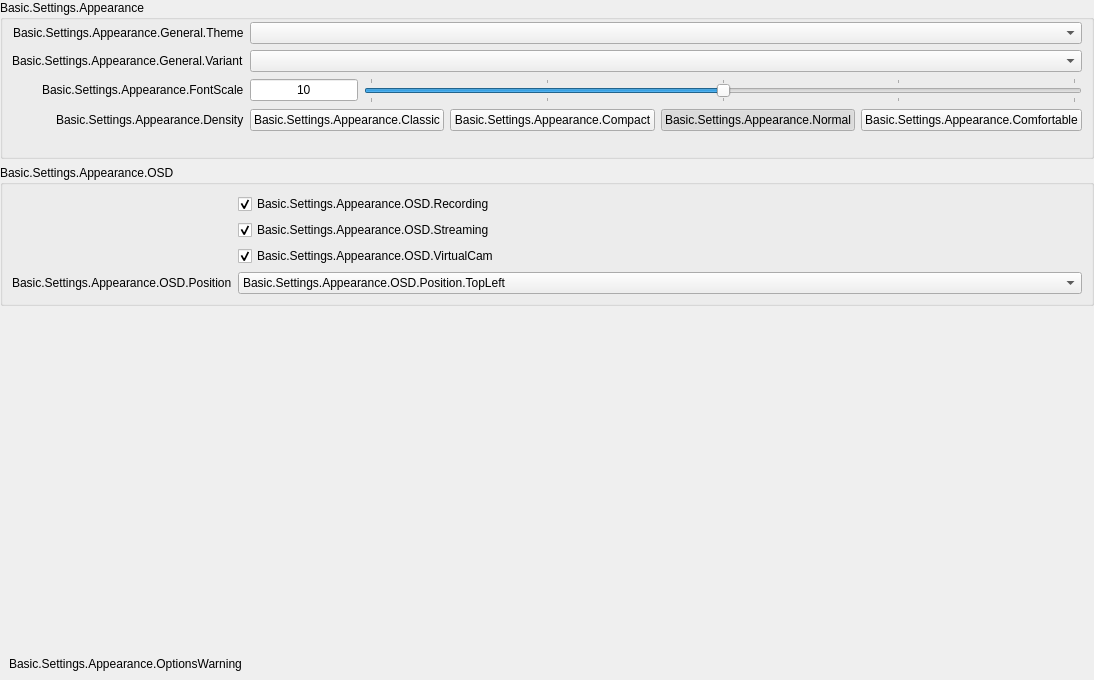
           <widget class="QWidget" name="appearancePageContents">
            <property name="geometry">
             <rect>
              <x>0</x>
              <y>0</y>
              <width>772</width>
              <height>680</height>
             </rect>
            </property>
            <layout class="QVBoxLayout" name="verticalLayout_1337">
             <property name="leftMargin">
              <number>0</number>
             </property>
             <property name="topMargin">
              <number>0</number>
             </property>
             <property name="rightMargin">
              <number>0</number>
             </property>
             <property name="bottomMargin">
              <number>0</number>
             </property>
             <item>
              <widget class="QFrame" name="appearanceFrame">
               <layout class="QVBoxLayout" name="verticalLayout_30">
                <property name="leftMargin">
                 <number>0</number>
                </property>
                <property name="topMargin">
                 <number>0</number>
                </property>
                <property name="rightMargin">
                 <number>0</number>
                </property>
                <property name="bottomMargin">
                 <number>0</number>
                </property>
                <item>
                 <widget class="QGroupBox" name="appearanceGeneral">
                  <property name="title">
                   <string>Basic.Settings.Appearance</string>
                  </property>
                  <property name="checkable">
                   <bool>false</bool>
                  </property>
                  <layout class="QFormLayout" name="formLayout_37">
                   <property name="fieldGrowthPolicy">
                    <enum>QFormLayout::AllNonFixedFieldsGrow</enum>
                   </property>
                   <property name="labelAlignment">
                    <set>Qt::AlignRight|Qt::AlignTrailing|Qt::AlignVCenter</set>
                   </property>
                   <property name="topMargin">
                    <number>2</number>
                   </property>
                   <item row="0" column="0">
                    <widget class="QLabel" name="label_45">
                     <property name="text">
                      <string>Basic.Settings.Appearance.General.Theme</string>
                     </property>
                     <property name="buddy">
                      <cstring>theme</cstring>
                     </property>
                    </widget>
                   </item>
                   <item row="0" column="1">
                    <widget class="QComboBox" name="theme"/>
                   </item>
                   <item row="1" column="0">
                    <widget class="QLabel" name="label_10">
                     <property name="text">
                      <string>Basic.Settings.Appearance.General.Variant</string>
                     </property>
                     <property name="buddy">
                      <cstring>themeVariant</cstring>
                     </property>
                    </widget>
                   </item>
                   <item row="1" column="1">
                    <widget class="QComboBox" name="themeVariant"/>
                   </item>
                   <item row="2" column="0">
                    <widget class="QLabel" name="appearanceSettingLabelFontScale">
                     <property name="text">
                      <string>Basic.Settings.Appearance.FontScale</string>
                     </property>
                     <property name="buddy">
                      <cstring>appearanceFontScale</cstring>
                     </property>
                    </widget>
                   </item>
                   <item row="2" column="1">
                    <widget class="QFrame" name="frame_2">
                     <property name="frameShape">
                      <enum>QFrame::NoFrame</enum>
                     </property>
                     <property name="frameShadow">
                      <enum>QFrame::Plain</enum>
                     </property>
                     <property name="lineWidth">
                      <number>0</number>
                     </property>
                     <layout class="QHBoxLayout" name="horizontalLayout_23" stretch="0,5">
                      <property name="leftMargin">
                       <number>0</number>
                      </property>
                      <property name="topMargin">
                       <number>0</number>
                      </property>
                      <property name="rightMargin">
                       <number>0</number>
                      </property>
                      <property name="bottomMargin">
                       <number>0</number>
                      </property>
                      <item>
                       <widget class="QLineEdit" name="appearanceFontScaleText">
                        <property name="sizePolicy">
                         <sizepolicy hsizetype="Minimum" vsizetype="Fixed">
                          <horstretch>0</horstretch>
                          <verstretch>0</verstretch>
                         </sizepolicy>
                        </property>
                        <property name="focusPolicy">
                         <enum>Qt::NoFocus</enum>
                        </property>
                        <property name="text">
                         <string>10</string>
                        </property>
                        <property name="alignment">
                         <set>Qt::AlignCenter</set>
                        </property>
                        <property name="readOnly">
                         <bool>true</bool>
                        </property>
                        <property name="clearButtonEnabled">
                         <bool>false</bool>
                        </property>
                       </widget>
                      </item>
                      <item>
                       <widget class="AbsoluteSlider" name="appearanceFontScale">
                        <property name="sizePolicy">
                         <sizepolicy hsizetype="Expanding" vsizetype="Preferred">
                          <horstretch>0</horstretch>
                          <verstretch>0</verstretch>
                         </sizepolicy>
                        </property>
                        <property name="minimum">
                         <number>8</number>
                        </property>
                        <property name="maximum">
                         <number>12</number>
                        </property>
                        <property name="pageStep">
                         <number>2</number>
                        </property>
                        <property name="value">
                         <number>10</number>
                        </property>
                        <property name="orientation">
                         <enum>Qt::Horizontal</enum>
                        </property>
                        <property name="tickPosition">
                         <enum>QSlider::TicksBothSides</enum>
                        </property>
                        <property name="tickInterval">
                         <number>1</number>
                        </property>
                       </widget>
                      </item>
                     </layout>
                    </widget>
                   </item>
                   <item row="3" column="0">
                    <widget class="QLabel" name="label_20">
                     <property name="text">
                      <string>Basic.Settings.Appearance.Density</string>
                     </property>
                    </widget>
                   </item>
                   <item row="3" column="1">
                    <widget class="QFrame" name="frame_5">
                     <property name="frameShape">
                      <enum>QFrame::NoFrame</enum>
                     </property>
                     <property name="frameShadow">
                      <enum>QFrame::Plain</enum>
                     </property>
                     <property name="lineWidth">
                      <number>0</number>
                     </property>
                     <layout class="QHBoxLayout" name="horizontalLayout_34">
                      <property name="leftMargin">
                       <number>0</number>
                      </property>
                      <property name="topMargin">
                       <number>0</number>
                      </property>
                      <property name="rightMargin">
                       <number>0</number>
                      </property>
                      <property name="bottomMargin">
                       <number>0</number>
                      </property>
                      <item>
                       <widget class="QPushButton" name="appearanceDensity1">
                        <property name="text">
                         <string>Basic.Settings.Appearance.Classic</string>
                        </property>
                        <property name="checkable">
                         <bool>true</bool>
                        </property>
                        <property name="autoExclusive">
                         <bool>true</bool>
                        </property>
                        <attribute name="buttonGroup">
                         <string notr="true">appearanceDensityButtonGroup</string>
                        </attribute>
                       </widget>
                      </item>
                      <item>
                       <widget class="QPushButton" name="appearanceDensity2">
                        <property name="text">
                         <string>Basic.Settings.Appearance.Compact</string>
                        </property>
                        <property name="checkable">
                         <bool>true</bool>
                        </property>
                        <property name="autoExclusive">
                         <bool>true</bool>
                        </property>
                        <attribute name="buttonGroup">
                         <string notr="true">appearanceDensityButtonGroup</string>
                        </attribute>
                       </widget>
                      </item>
                      <item>
                       <widget class="QPushButton" name="appearanceDensity3">
                        <property name="text">
                         <string>Basic.Settings.Appearance.Normal</string>
                        </property>
                        <property name="checkable">
                         <bool>true</bool>
                        </property>
                        <property name="checked">
                         <bool>true</bool>
                        </property>
                        <property name="autoExclusive">
                         <bool>true</bool>
                        </property>
                        <attribute name="buttonGroup">
                         <string notr="true">appearanceDensityButtonGroup</string>
                        </attribute>
                       </widget>
                      </item>
                      <item>
                       <widget class="QPushButton" name="appearanceDensity4">
                        <property name="text">
                         <string>Basic.Settings.Appearance.Comfortable</string>
                        </property>
                        <property name="checkable">
                         <bool>true</bool>
                        </property>
                        <property name="autoExclusive">
                         <bool>true</bool>
                        </property>
                        <attribute name="buttonGroup">
                         <string notr="true">appearanceDensityButtonGroup</string>
                        </attribute>
                       </widget>
                      </item>
                     </layout>
                    </widget>
                   </item>

                   <item row="5" column="0">
                    <spacer name="horizontalSpacer_17">
                     <property name="orientation">
                      <enum>Qt::Horizontal</enum>
                     </property>
                     <property name="sizeHint" stdset="0">
                      <size>
                       <width>170</width>
                       <height>10</height>
                      </size>
                     </property>
                    </spacer>
                   </item>
                  </layout>
                 </widget>
                </item>
                 <item>
                  <widget class="QGroupBox" name="appearanceOSD">
                   <property name="title">
                    <string>Basic.Settings.Appearance.OSD</string>
                   </property>
                   <layout class="QFormLayout" name="formLayout_OSD">
                    <property name="fieldGrowthPolicy">
                     <enum>QFormLayout::AllNonFixedFieldsGrow</enum>
                    </property>
                    <property name="labelAlignment">
                     <set>Qt::AlignRight|Qt::AlignTrailing|Qt::AlignVCenter</set>
                    </property>
                    <item row="0" column="1">
                     <layout class="QVBoxLayout" name="verticalLayout_OSD_Checkboxes">
                      <item>
                       <widget class="QCheckBox" name="enableOSD">
                        <property name="text">
                         <string>Basic.Settings.Appearance.OSD.Recording</string>
                        </property>
                        <property name="checked">
                         <bool>true</bool>
                        </property>
                       </widget>
                      </item>
                      <item>
                       <widget class="QCheckBox" name="enableStreamOSD">
                        <property name="text">
                         <string>Basic.Settings.Appearance.OSD.Streaming</string>
                        </property>
                        <property name="checked">
                         <bool>true</bool>
                        </property>
                       </widget>
                      </item>
                      <item>
                       <widget class="QCheckBox" name="enableVirtualCamOSD">
                        <property name="text">
                         <string>Basic.Settings.Appearance.OSD.VirtualCam</string>
                        </property>
                        <property name="checked">
                         <bool>true</bool>
                        </property>
                       </widget>
                      </item>
                     </layout>
                    </item>
                    <item row="1" column="0">
                     <widget class="QLabel" name="label_OSD_Pos">
                      <property name="text">
                       <string>Basic.Settings.Appearance.OSD.Position</string>
                      </property>
                      <property name="buddy">
                       <cstring>osdPosition</cstring>
                      </property>
                     </widget>
                    </item>
                    <item row="1" column="1">
                     <widget class="QComboBox" name="osdPosition">
                      <item>
                       <property name="text">
                        <string>Basic.Settings.Appearance.OSD.Position.TopLeft</string>
                       </property>
                      </item>
                      <item>
                       <property name="text">
                        <string>Basic.Settings.Appearance.OSD.Position.TopCenter</string>
                       </property>
                      </item>
                      <item>
                       <property name="text">
                        <string>Basic.Settings.Appearance.OSD.Position.TopRight</string>
                       </property>
                      </item>
                      <item>
                       <property name="text">
                        <string>Basic.Settings.Appearance.OSD.Position.BottomLeft</string>
                       </property>
                      </item>
                      <item>
                       <property name="text">
                        <string>Basic.Settings.Appearance.OSD.Position.BottomCenter</string>
                       </property>
                      </item>
                      <item>
                       <property name="text">
                        <string>Basic.Settings.Appearance.OSD.Position.BottomRight</string>
                       </property>
                      </item>
                     </widget>
                    </item>
                   </layout>
                  </widget>
                 </item>
                <item>
                 <spacer name="verticalSpacer_8">
                  <property name="orientation">
                   <enum>Qt::Vertical</enum>
                  </property>
                  <property name="sizeHint" stdset="0">
                   <size>
                    <width>20</width>
                    <height>40</height>
                   </size>
                  </property>
                 </spacer>
                </item>
                <item>
                 <widget class="QFrame" name="appearanceOptionsWarning">
                  <property name="frameShape">
                   <enum>QFrame::NoFrame</enum>
                  </property>
                  <property name="frameShadow">
                   <enum>QFrame::Plain</enum>
                  </property>
                  <property name="lineWidth">
                   <number>0</number>
                  </property>
                  <layout class="QVBoxLayout" name="verticalLayout_35">
                   <item>
                    <widget class="QLabel" name="appearanceOptionsWarningLabel">
                     <property name="text">
                      <string>Basic.Settings.Appearance.OptionsWarning</string>
                     </property>
                     <property name="class" stdset="0">
                      <string>text-warning</string>
                     </property>
                    </widget>
                   </item>
                  </layout>
                 </widget>
                </item>
               </layout>
              </widget>
             </item>
            </layout>
           </widget>
